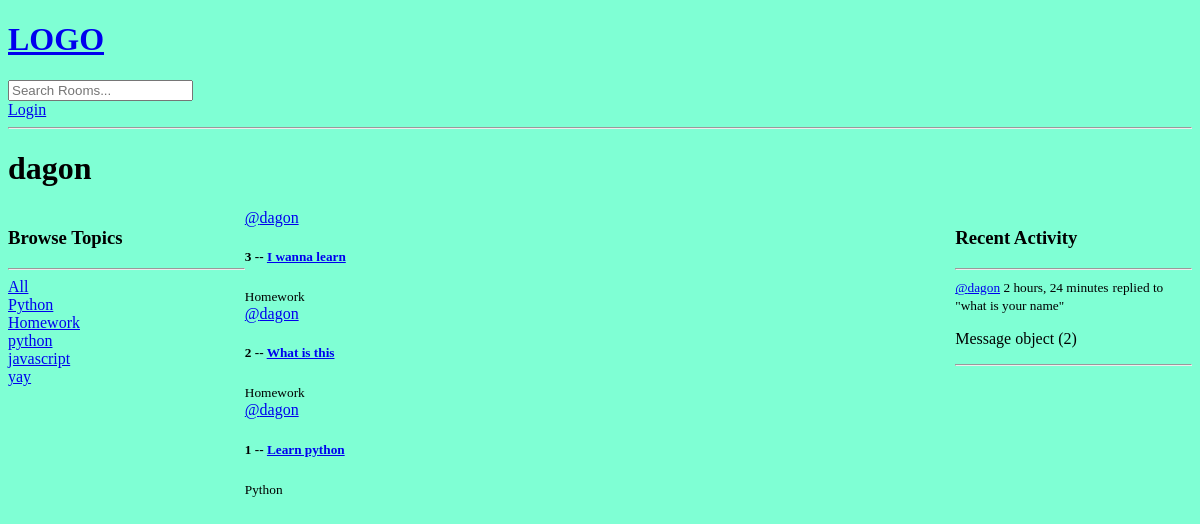
The app's page /profile/1/, older data.
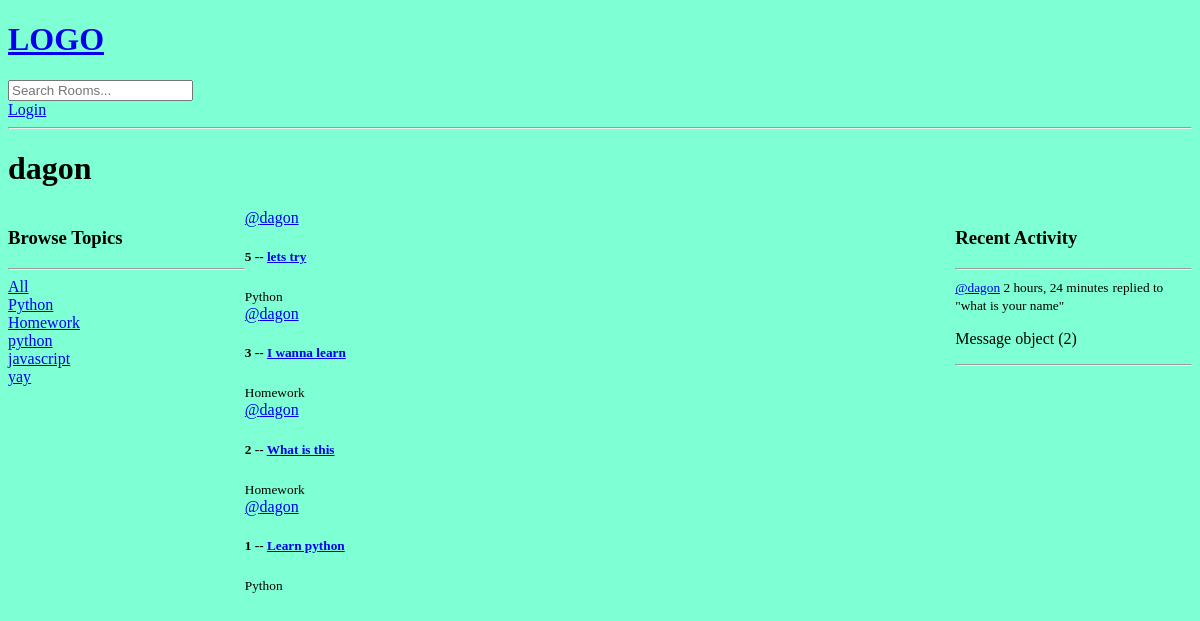
The same page, newer data.
### base/models.py (models this page shows, shortened)
class Topic(models.Model):
    name = models.CharField(max_length=200)

class Room(models.Model):
    host = models.ForeignKey(User, null=True, on_delete=models.SET_NULL)
    topic = models.ForeignKey(Topic, on_delete=models.SET_NULL, null=True)
    name = models.CharField(max_length=200)
    description = models.TextField(null=True, blank=True)
    participants = models.ManyToManyField(User, related_name='participants', blank=True)
    updated = models.DateTimeField(auto_now=True)
    created = models.DateTimeField(auto_now_add=True)
    class Meta:
        ordering = ['-updated', '-created']
    def __str__(self):
        return self.name

class Message(models.Model):
    user = models.ForeignKey(User, on_delete=models.CASCADE)
    room = models.ForeignKey(Room, on_delete=models.CASCADE)
    body = models.TextField()
    updated = models.DateTimeField(auto_now=True)
    created = models.DateTimeField(auto_now_add=True)
    class Meta:
        ordering = ['-updated', '-created']

### base/views.py (the view)
# urls.py: path('profile/<str:pk>/', views.userProfile, name="user-profile"),
def userProfile(request, pk):
    user = User.objects.get(id=pk)
    rooms = user.room_set.all()
    room_messages = user.message_set.all()
    topics =Topic.objects.all()
    context = {'user':user, 'rooms':rooms, 'room_messages':room_messages, 'topics': topics}
    return render(request, 'base/profile.html', context)

### base/templates/base/profile.html (shortened to what this page needs)
{% extends 'main.html' %}
{% block content %}
<h1>{{user.username}}</h1>
<div class="profile-container">
    <div>
        {% include 'base/topics_component.html' %}
    </div>
    <div>
        {% include 'base/feed_component.html' %}
    </div>
    <div>
        {% include 'base/activity_component.html' %}
    </div>
</div>
{% endblock content %}

### base/templates/base/topics_component.html
<h3>Browse Topics</h3>
<hr>
<div>
    <a href = "{% url 'home' %}">All</a>
</div>
{% for topic in topics %}
<div>
    <a href = "{% url 'home' %}?q={{topic.name}}">{{topic.name}}</a>
</div>
{% endfor %}

### base/templates/base/feed_component.html (shortened to what this page needs)
<div>
    {% for room in rooms %}
        <div>
            <a href="{% url 'user-profile' room.host.id %}">@{{room.host.username}}</a>
            <h5>{{room.id}} -- <a href="{% url 'room' room.id %}">{{room.name}}</a></h5>
            <small>{{room.topic.name}}</small>
        </div>
    {% endfor %}
</div>

### base/templates/base/activity_component.html (shortened to what this page needs)
<h3>Recent Activity</h3>
        <hr>
        {% for message in room_messages%}
            <div>
                <small><a href = "{% url 'user-profile' message.user.id %}">@{{message.user}}</a> {{message.created|timesince}}</small>
                <small>replied to "{{message.room}}"</small>
                <p>{{message}}</p>
                <hr>
            </div>
        {% endfor%}

Row changes from the older to the newer data that the page shows:
added Room: host.username "dagon", id "5", name "lets try", topic.name "Python"
